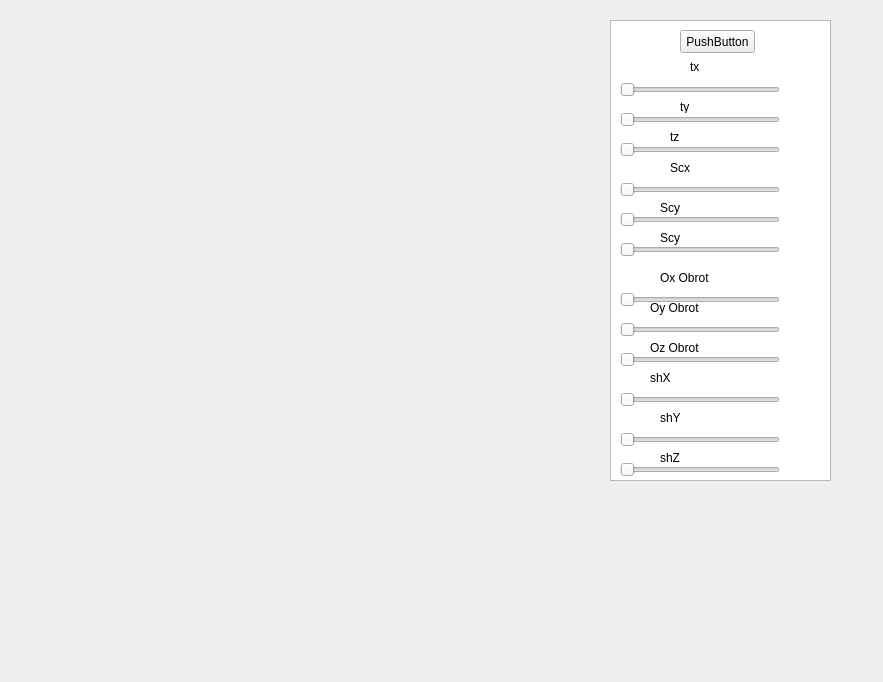
<?xml version="1.0" encoding="UTF-8"?>
<ui version="4.0">
 <class>MyWindow</class>
 <widget class="QMainWindow" name="MyWindow">
  <property name="geometry">
   <rect>
    <x>0</x>
    <y>0</y>
    <width>883</width>
    <height>682</height>
   </rect>
  </property>
  <property name="windowTitle">
   <string>MyWindow</string>
  </property>
  <widget class="QWidget" name="centralWidget">
   <widget class="QListView" name="listView">
    <property name="geometry">
     <rect>
      <x>610</x>
      <y>20</y>
      <width>221</width>
      <height>461</height>
     </rect>
    </property>
   </widget>
   <widget class="QPushButton" name="pushButton">
    <property name="geometry">
     <rect>
      <x>680</x>
      <y>30</y>
      <width>75</width>
      <height>23</height>
     </rect>
    </property>
    <property name="text">
     <string>PushButton</string>
    </property>
   </widget>
   <widget class="QSlider" name="horizontalSlider">
    <property name="geometry">
     <rect>
      <x>620</x>
      <y>290</y>
      <width>160</width>
      <height>19</height>
     </rect>
    </property>
    <property name="maximum">
     <number>300</number>
    </property>
    <property name="orientation">
     <enum>Qt::Horizontal</enum>
    </property>
   </widget>
   <widget class="QSlider" name="horizontalSlider_2">
    <property name="geometry">
     <rect>
      <x>620</x>
      <y>80</y>
      <width>160</width>
      <height>19</height>
     </rect>
    </property>
    <property name="orientation">
     <enum>Qt::Horizontal</enum>
    </property>
   </widget>
   <widget class="QLabel" name="label_2">
    <property name="geometry">
     <rect>
      <x>690</x>
      <y>60</y>
      <width>47</width>
      <height>13</height>
     </rect>
    </property>
    <property name="text">
     <string>tx</string>
    </property>
   </widget>
   <widget class="QSlider" name="horizontalSlider_3">
    <property name="geometry">
     <rect>
      <x>620</x>
      <y>110</y>
      <width>160</width>
      <height>19</height>
     </rect>
    </property>
    <property name="orientation">
     <enum>Qt::Horizontal</enum>
    </property>
   </widget>
   <widget class="QLabel" name="label_3">
    <property name="geometry">
     <rect>
      <x>680</x>
      <y>100</y>
      <width>47</width>
      <height>13</height>
     </rect>
    </property>
    <property name="text">
     <string>ty</string>
    </property>
   </widget>
   <widget class="QSlider" name="horizontalSlider_4">
    <property name="geometry">
     <rect>
      <x>620</x>
      <y>140</y>
      <width>160</width>
      <height>19</height>
     </rect>
    </property>
    <property name="orientation">
     <enum>Qt::Horizontal</enum>
    </property>
   </widget>
   <widget class="QLabel" name="label_4">
    <property name="geometry">
     <rect>
      <x>670</x>
      <y>130</y>
      <width>47</width>
      <height>13</height>
     </rect>
    </property>
    <property name="text">
     <string>tz</string>
    </property>
   </widget>
   <widget class="QSlider" name="horizontalSlider_5">
    <property name="geometry">
     <rect>
      <x>620</x>
      <y>180</y>
      <width>160</width>
      <height>19</height>
     </rect>
    </property>
    <property name="minimum">
     <number>0</number>
    </property>
    <property name="maximum">
     <number>99</number>
    </property>
    <property name="value">
     <number>0</number>
    </property>
    <property name="orientation">
     <enum>Qt::Horizontal</enum>
    </property>
   </widget>
   <widget class="QLabel" name="label_5">
    <property name="geometry">
     <rect>
      <x>670</x>
      <y>160</y>
      <width>61</width>
      <height>16</height>
     </rect>
    </property>
    <property name="text">
     <string>Scx</string>
    </property>
   </widget>
   <widget class="QSlider" name="horizontalSlider_6">
    <property name="geometry">
     <rect>
      <x>620</x>
      <y>210</y>
      <width>160</width>
      <height>19</height>
     </rect>
    </property>
    <property name="minimum">
     <number>0</number>
    </property>
    <property name="maximum">
     <number>99</number>
    </property>
    <property name="value">
     <number>0</number>
    </property>
    <property name="orientation">
     <enum>Qt::Horizontal</enum>
    </property>
   </widget>
   <widget class="QSlider" name="horizontalSlider_7">
    <property name="geometry">
     <rect>
      <x>620</x>
      <y>240</y>
      <width>160</width>
      <height>19</height>
     </rect>
    </property>
    <property name="minimum">
     <number>0</number>
    </property>
    <property name="maximum">
     <number>99</number>
    </property>
    <property name="value">
     <number>0</number>
    </property>
    <property name="orientation">
     <enum>Qt::Horizontal</enum>
    </property>
   </widget>
   <widget class="QLabel" name="label_6">
    <property name="geometry">
     <rect>
      <x>660</x>
      <y>200</y>
      <width>61</width>
      <height>16</height>
     </rect>
    </property>
    <property name="text">
     <string>Scy</string>
    </property>
   </widget>
   <widget class="QLabel" name="label_7">
    <property name="geometry">
     <rect>
      <x>660</x>
      <y>230</y>
      <width>61</width>
      <height>16</height>
     </rect>
    </property>
    <property name="text">
     <string>Scy</string>
    </property>
   </widget>
   <widget class="QSlider" name="horizontalSlider_8">
    <property name="geometry">
     <rect>
      <x>620</x>
      <y>320</y>
      <width>160</width>
      <height>19</height>
     </rect>
    </property>
    <property name="minimum">
     <number>0</number>
    </property>
    <property name="maximum">
     <number>200</number>
    </property>
    <property name="value">
     <number>0</number>
    </property>
    <property name="orientation">
     <enum>Qt::Horizontal</enum>
    </property>
   </widget>
   <widget class="QSlider" name="horizontalSlider_9">
    <property name="geometry">
     <rect>
      <x>620</x>
      <y>350</y>
      <width>160</width>
      <height>19</height>
     </rect>
    </property>
    <property name="minimum">
     <number>0</number>
    </property>
    <property name="maximum">
     <number>99</number>
    </property>
    <property name="value">
     <number>0</number>
    </property>
    <property name="orientation">
     <enum>Qt::Horizontal</enum>
    </property>
   </widget>
   <widget class="QLabel" name="label_8">
    <property name="geometry">
     <rect>
      <x>660</x>
      <y>270</y>
      <width>61</width>
      <height>16</height>
     </rect>
    </property>
    <property name="text">
     <string>&lt;html&gt;&lt;head/&gt;&lt;body&gt;&lt;p&gt;Ox Obrot&lt;/p&gt;&lt;/body&gt;&lt;/html&gt;</string>
    </property>
   </widget>
   <widget class="QLabel" name="label_9">
    <property name="geometry">
     <rect>
      <x>650</x>
      <y>300</y>
      <width>61</width>
      <height>16</height>
     </rect>
    </property>
    <property name="text">
     <string>Oy Obrot</string>
    </property>
   </widget>
   <widget class="QLabel" name="label_10">
    <property name="geometry">
     <rect>
      <x>650</x>
      <y>340</y>
      <width>61</width>
      <height>16</height>
     </rect>
    </property>
    <property name="text">
     <string>Oz Obrot</string>
    </property>
   </widget>
   <widget class="QSlider" name="horizontalSlider_10">
    <property name="geometry">
     <rect>
      <x>620</x>
      <y>390</y>
      <width>160</width>
      <height>19</height>
     </rect>
    </property>
    <property name="orientation">
     <enum>Qt::Horizontal</enum>
    </property>
   </widget>
   <widget class="QSlider" name="horizontalSlider_11">
    <property name="geometry">
     <rect>
      <x>620</x>
      <y>430</y>
      <width>160</width>
      <height>19</height>
     </rect>
    </property>
    <property name="orientation">
     <enum>Qt::Horizontal</enum>
    </property>
   </widget>
   <widget class="QSlider" name="horizontalSlider_12">
    <property name="geometry">
     <rect>
      <x>620</x>
      <y>460</y>
      <width>160</width>
      <height>19</height>
     </rect>
    </property>
    <property name="orientation">
     <enum>Qt::Horizontal</enum>
    </property>
   </widget>
   <widget class="QLabel" name="label_11">
    <property name="geometry">
     <rect>
      <x>650</x>
      <y>370</y>
      <width>61</width>
      <height>16</height>
     </rect>
    </property>
    <property name="text">
     <string>shX</string>
    </property>
   </widget>
   <widget class="QLabel" name="label_12">
    <property name="geometry">
     <rect>
      <x>660</x>
      <y>410</y>
      <width>61</width>
      <height>16</height>
     </rect>
    </property>
    <property name="text">
     <string>shY</string>
    </property>
   </widget>
   <widget class="QLabel" name="label_13">
    <property name="geometry">
     <rect>
      <x>660</x>
      <y>450</y>
      <width>61</width>
      <height>16</height>
     </rect>
    </property>
    <property name="text">
     <string>shZ</string>
    </property>
   </widget>
  </widget>
 </widget>
 <layoutdefault spacing="6" margin="11"/>
 <resources/>
 <connections/>
</ui>
